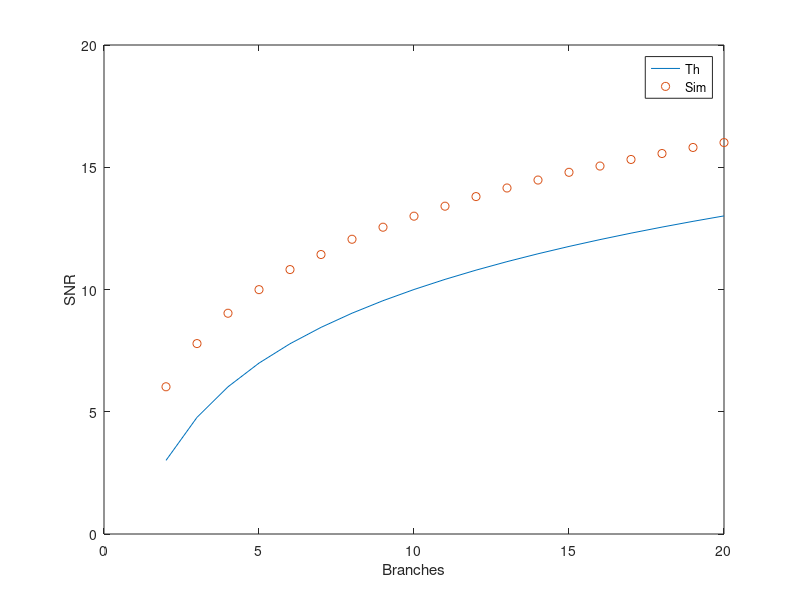

Reproduce this figure in MATLAB.
close all; m=2:20; for i=1:19, S(i)=mean(sum(raylrnd(1,m(i),1e4).^2,1)); end
plot(m,10*log10(m), m,10*log10(S),'o'); xlabel('Branches'); ylabel('SNR'); legend('Th','Sim');
